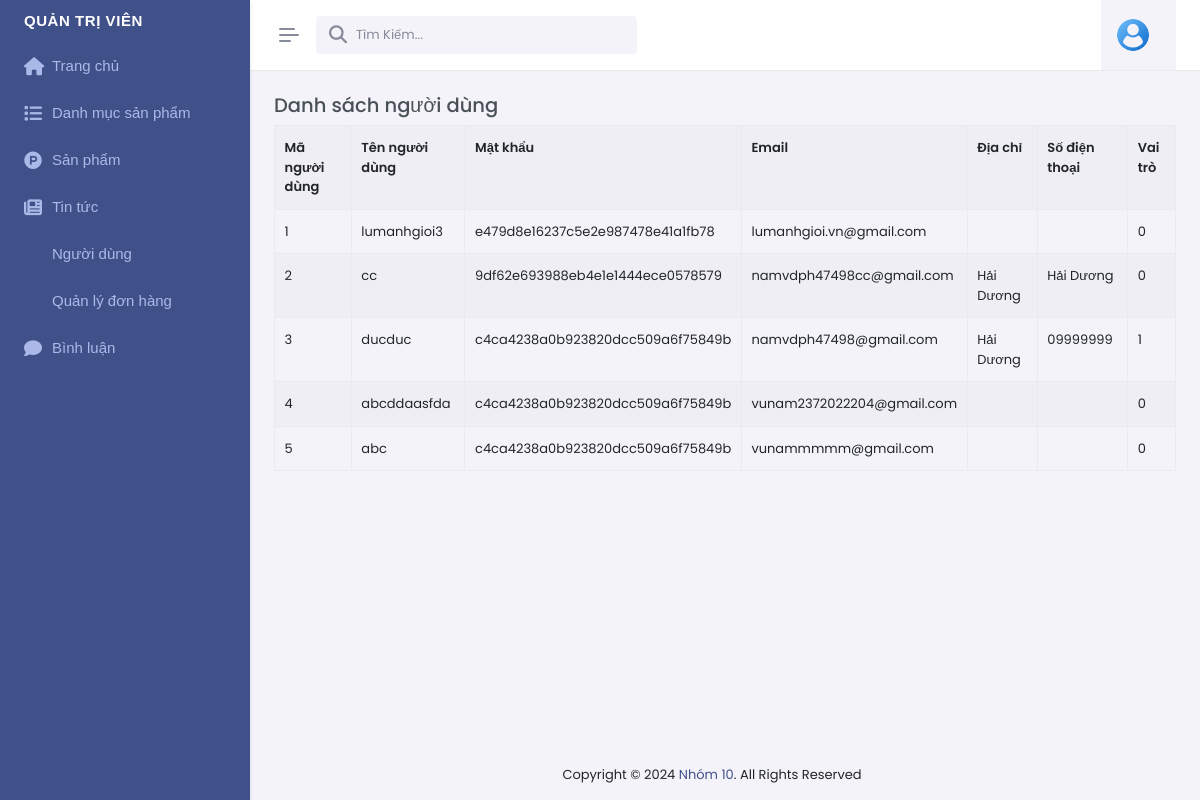
Page /admin/index.php?act=dskh (signed in) on the earlier database version.
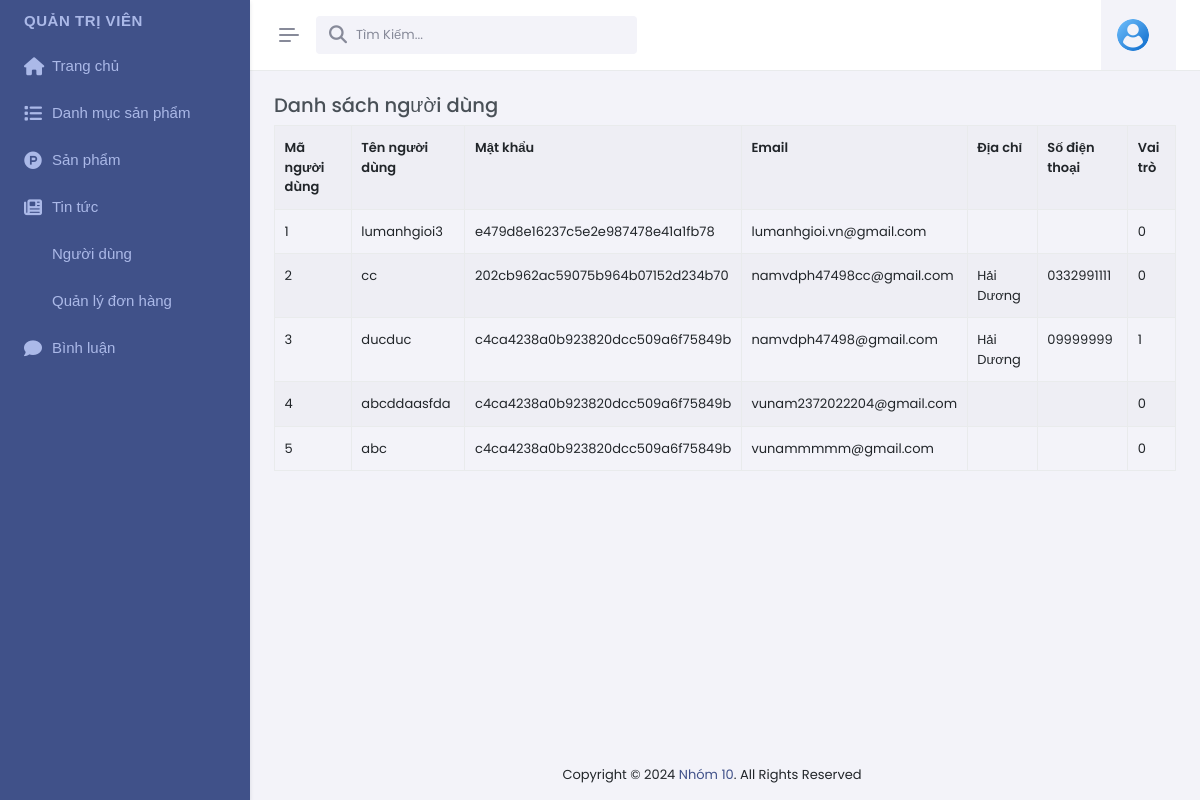
Same page on the later database version.
### tables this page shows
CREATE TABLE `taikhoan` (
  `id` int NOT NULL,
  `tentk` varchar(50) NOT NULL,
  `pass` varchar(999) NOT NULL,
  `email` varchar(255) NOT NULL,
  `diachi` varchar(255) DEFAULT NULL,
  `sdt` varchar(20) DEFAULT NULL,
  `role` tinyint DEFAULT '0'
);

### model/pdo.php (called while the page is built, shortened)
<?php
function pdo_get_connection(){
    $dburl = "mysql:host=localhost;dbname=duan1;charset=utf8";
    $username = 'root';
    $password = '';
    $conn = new PDO($dburl, $username, $password);
    $conn->setAttribute(PDO::ATTR_ERRMODE, PDO::ERRMODE_EXCEPTION);
    return $conn;
}
function pdo_query($sql){
    $sql_args = array_slice(func_get_args(), 1);
    try{
        $conn = pdo_get_connection();
        $stmt = $conn->prepare($sql);
        $stmt->execute($sql_args);
        $rows = $stmt->fetchAll();
        return $rows;
    }
    catch(PDOException $e){
        throw $e;
    }
    finally{
        unset($conn);
    }
}

### model/taikhoan.php (called while the page is built, shortened)
<?php
  function loadall_taikhoan(){
   $sql="select *from taikhoan order by id desc";
   $listtaikhoan= pdo_query($sql);
   return $listtaikhoan;
}
?>

### admin/taikhoan/list.php (the view, shortened to what this page needs)
        <div class="main-content">
<div class="page-content">
  <div class="container-fluid">
    <div class="row mb-3 pb-1">
      <div class="col-md-12">
        <div class="fromtitle">
          <h4>Danh sách người dùng</h4>
        </div>
        <div class="fromcontent">
          <div class="table-responsive dt-responsive">
            <div class="dataTables_wrapper dt-bootstrap5">
              <table id="dom-jqry" class="table table-striped table-bordered nowrap dataTable">
                <tr>
                  <th>Mã người dùng</th>
                  <th>Tên người dùng</th>
                  <th>Mật khẩu</th>
                  <th>Email</th>
                  <th>Địa chỉ</th>
                  <th>Số điện thoại</th>
                  <th>Vai trò</th>
                </tr>
                <?php
                $i = 1;
                foreach (loadall_taikhoan() as $nguoidung) {
                  extract($nguoidung);
                  echo '<tr>
                  <td>' . $i++ . '</td>
                  <td>' . $tentk . '</td>
                  <td>' . $pass . '</td>
                  <td>' . $email . '</td>
                  <td>' . $diachi . '</td>
                  <td>' . $sdt . '</td>
                   <td>' . $role . '</td>
              </tr>';
                }
                ?>
              </table>
            </div>
          </div>
        </div>
      </div>
    </div>
  </div>

### admin/nav.php (shortened to what this page needs)
<div class="app-menu navbar-menu">
   <div id="scrollbar">
      <div class="container-fluid">
         <ul class="navbar-nav" id="navbar-nav">
            <li class="menu-title" ><a class="nav-link menu-link" href="/duan1/admin/index.php" >Quản trị viên</span>
               </a></li>
            <li class="nav-item">
               <a class="nav-link menu-link" href="/duan1/admin/index.php">
                  <i class="fa-solid fa-home"></i> <span data-key="t-authentication">Trang chủ</span>
               </a>
            </li>
            <li class="nav-item">
               <a class="nav-link menu-link" href="/duan1/admin/index.php?act=dsdm">
               <i class="fa-solid fa-list"></i> <span data-key="t-authentication">Danh mục sản phẩm</span>
               </a>
            </li>
            <li class="nav-item">
               <a class="nav-link menu-link" href="/duan1/admin/index.php?act=dssp">
               <i class="fa-brands fa-product-hunt"></i> <span data-key="t-authentication">Sản phẩm</span>
               </a>
            </li>
            <li class="nav-item">
               <a class="nav-link menu-link" href="/duan1/admin/index.php?act=dstt">
               <i class="fa-solid fa-newspaper"></i> <span data-key="t-authentication">Tin tức</span>
               </a>
            </li>
            <li class="nav-item">
               <a class="nav-link menu-link" href="/duan1/admin/index.php?act=dskh">
               <i class="fa-light fa-users"></i><span data-key="t-authentication">Người dùng</span>
               </a>
            </li>
            <li class="nav-item">
               <a class="nav-link menu-link" href="/duan1/admin/index.php?act=qldh">
               <i class="fa-light fa-users"></i><span data-key="t-authentication">Quản lý đơn hàng</span>
               </a>
            </li>
            <li class="nav-item">
               <a class="nav-link menu-link" href="/duan1/admin/index.php?act=dsbl">
               <i class="fa-solid fa-comment"></i> <span data-key="t-authentication">Bình luận</span>
               </a>
            </li>
         </ul>
      </div>
   </div>
</div>

Differences in the rows shown:
changed taikhoan "cc": pass "9df62e693988eb4e1e1444ece0578579" → "202cb962ac59075b964b07152d234b70"; sdt "Hải Dương" → "0332991111"
